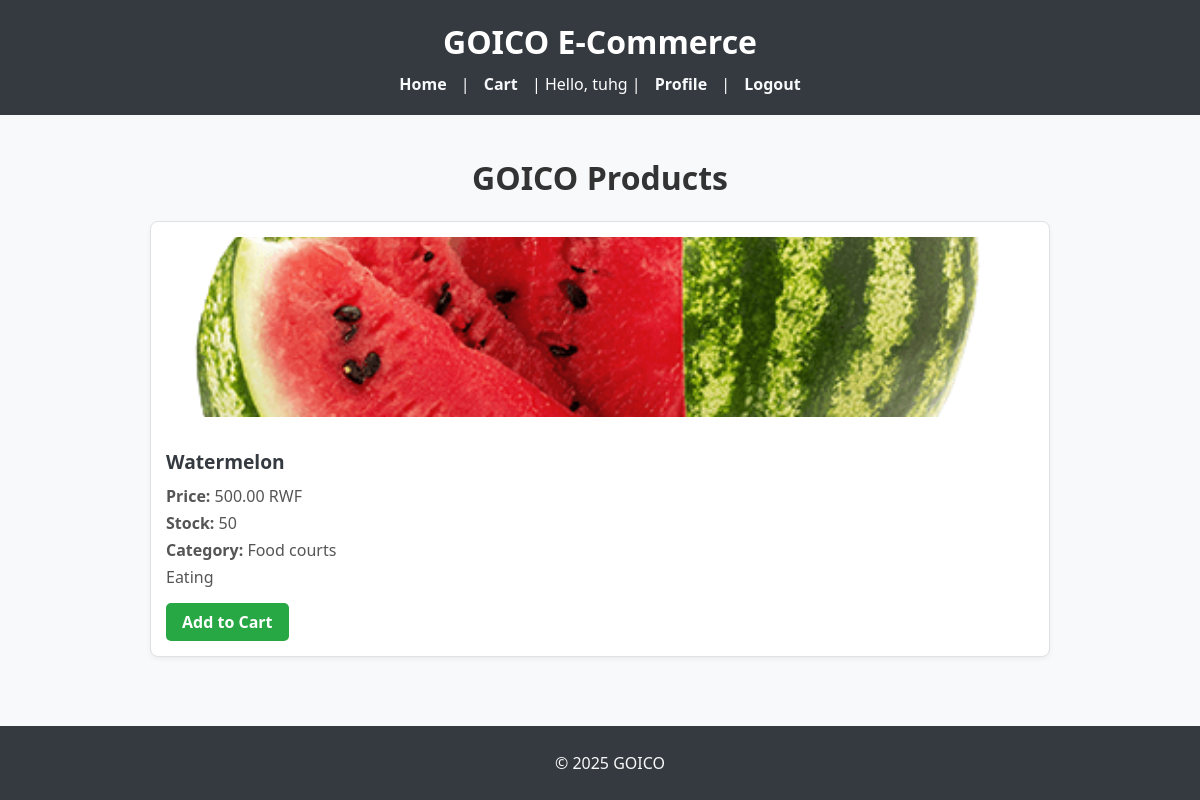
The page / (signed in) on the database its author committed.
### shop/models.py (models this page shows, shortened)
class Product(models.Model):
    name = models.CharField(max_length=255)
    price = models.DecimalField(max_digits=10, decimal_places=2)
    image = models.ImageField(upload_to='products/')
    stock = models.IntegerField()
    category = models.CharField(max_length=100)
    description = models.TextField(blank=True)

### shop/views.py (the view)
# urls.py: path('', views.product_list, name='product_list'),
def product_list(request):
    products = Product.objects.all()
    return render(request, 'shop/product_list.html', {'products': products})

### shop/templates/shop/product_list.html (shortened to what this page needs)
{% extends 'base.html' %}
{% block content %}
<h1 style="text-align: center;">GOICO Products</h1>
<div class="products-container">
    {% for product in products %}
        <div class="product-card">
            <img src="{{ product.image.url }}" alt="{{ product.name }}">
            <h2>{{ product.name }}</h2>
            <p><strong>Price:</strong> {{ product.price }} RWF</p>
            <p><strong>Stock:</strong> {{ product.stock }}</p>
            <p><strong>Category:</strong> {{ product.category }}</p>
            <p>{{ product.description|truncatewords:20 }}</p>
            <a href="{% url 'add_to_cart' product.id %}">Add to Cart</a>
        </div>
    {% endfor %}
</div>
{% endblock %}

### shop/templates/base.html (shortened to what this page needs)
<!DOCTYPE html>
<html>
<head>
</head>
<body>
    <header>
        <h1>GOICO E-Commerce</h1>
        <nav>
            <a href="{% url 'product_list' %}">Home</a> |
            <a href="{% url 'view_cart' %}">Cart</a> |
            {% if user.is_authenticated %}
                Hello, {{ user.username }} |
                <a href="{% url 'profile' %}">Profile</a> |
                <a href="{% url 'logout' %}">Logout</a>
            {% else %}
                <a href="{% url 'login' %}">Login</a> |
                <a href="{% url 'signup' %}">Sign Up</a>
            {% endif %}
        </nav>
    </header>
    <main>
        {% block content %}{% endblock %}
    </main>
    <footer>
        <p>&copy; 2025 GOICO</p>
    </footer>
</body>
</html>

### shop/templates/base.html (style rules this page uses)
body { font-family: 'Segoe UI', Tahoma, Geneva, Verdana, sans-serif; margin: 0; padding: 0; background-color: #f8f9fa; color: #333; }
header { background-color: #343a40; color: #fff; padding: 20px; text-align: center; }
header h1 { margin: 0; font-size: 2rem; }
nav { margin-top: 10px; }
nav a { color: #f8f9fa; text-decoration: none; margin: 0 10px; font-weight: bold; }
main { padding: 20px; max-width: 900px; margin: auto; }
footer { text-align: center; background-color: #343a40; color: #f8f9fa; padding: 10px; position: fixed; bottom: 0; width: 100%; }

### shop/templates/shop/product_list.html (style rules this page uses)
.products-container { display: grid; grid-template-columns: repeat(auto-fit, minmax(250px, 1fr)); gap: 20px; margin-top: 20px; }
.product-card { background-color: #fff; border: 1px solid #dee2e6; border-radius: 8px; padding: 15px; box-shadow: 0 2px 5px rgba(0, 0, 0, 0.05); transition: transform 0.2s ease; }
.product-card img { width: 100%; height: 180px; object-fit: cover; border-radius: 6px; margin-bottom: 10px; }
.product-card h2 { font-size: 1.2rem; margin-bottom: 10px; color: #343a40; }
.product-card p { margin: 5px 0; color: #555; }
.product-card a { display: inline-block; margin-top: 10px; padding: 8px 16px; background-color: #28a745; color: #fff; text-decoration: none; border-radius: 5px; font-weight: bold; }

### rows shown on the page
Product: image (picture), name "Watermelon", price "500.00", stock "50", category "Food courts", description "Eating"

### other values the page prints
{{ user.username }} "tuhg"
